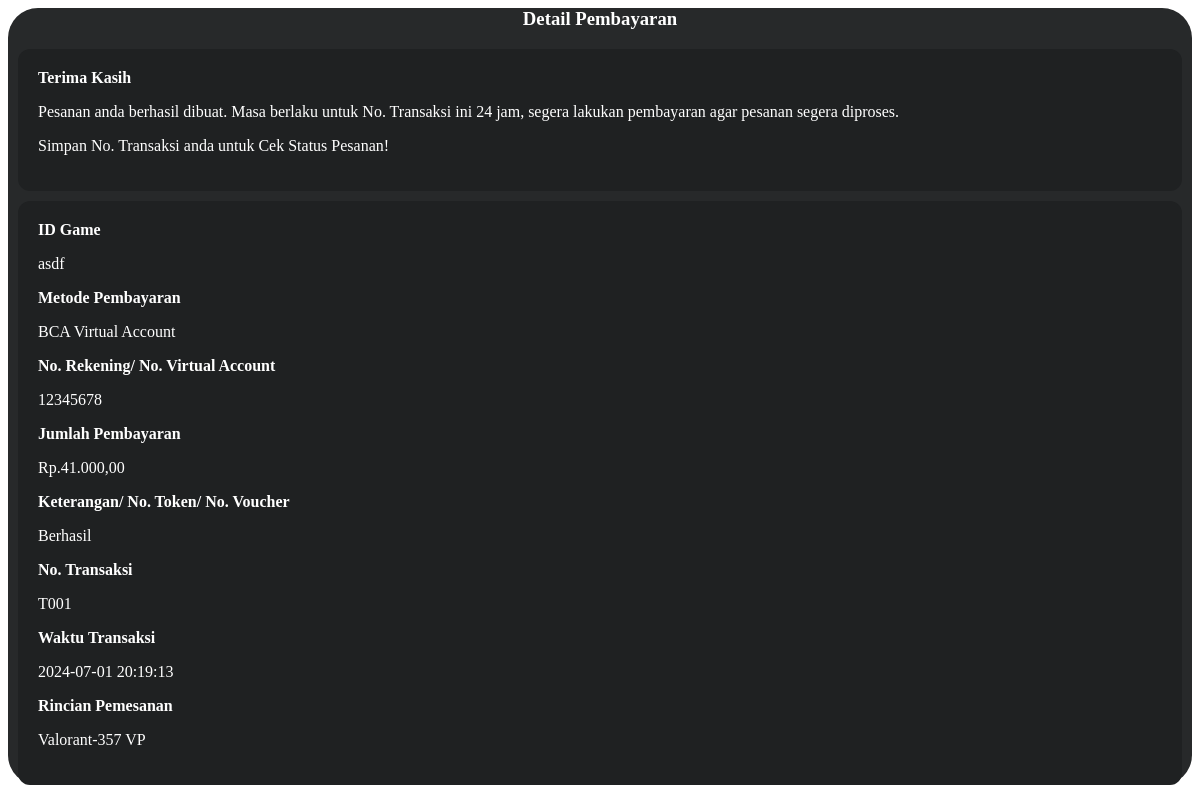
The page /admin/dashboard/nota/index.php?tid=T001 on the database its author committed.
### tables this page shows
CREATE TABLE `transaction` (
  `tid` char(32) NOT NULL,
  `uid` char(4) DEFAULT NULL,
  `IDGame` varchar(40) NOT NULL,
  `pid` char(4) NOT NULL,
  `gid` char(4) NOT NULL,
  `itemid` char(4) NOT NULL,
  `wa number` bigint(16) DEFAULT NULL,
  `created_at` datetime NOT NULL,
  `status` varchar(40) NOT NULL
);

CREATE TABLE `payment` (
  `pid` char(4) NOT NULL,
  `method` varchar(40) NOT NULL,
  `number` int(40) NOT NULL,
  `logo` varchar(256) NOT NULL
);

CREATE TABLE `item` (
  `itemid` char(4) NOT NULL,
  `gid` char(4) NOT NULL,
  `item` varchar(40) NOT NULL,
  `price` int(11) NOT NULL,
  `icon` varchar(40) NOT NULL
);

CREATE TABLE `game` (
  `gid` char(4) NOT NULL,
  `game` varchar(40) NOT NULL,
  `description` varchar(500) NOT NULL,
  `image` varchar(465) NOT NULL
);

### admin/dashboard/nota/index.php (the view, shortened to what this page needs)
<?php
require 'function/conn.php';
?>
<link rel="stylesheet" href="css/nota.css">
<div class="container py-5 containbg my-3">
    <h3><b>Detail Pembayaran</b></h3>
    <div class="nota greetings">
        <b>Terima Kasih</b>
        <p>Pesanan anda berhasil dibuat. Masa berlaku untuk No. Transaksi ini 24 jam, segera lakukan pembayaran agar pesanan segera diproses.</p>
        <p>Simpan No. Transaksi anda untuk Cek Status Pesanan!</p>
    </div>
    <div class="nota detail">
        <div class="row">
            <?php
            $tytid = isset($_GET['tid']) ? $_GET['tid'] : '';
            if (!empty($tytid)) {
                $sql = "SELECT
                 t.tid,
                 t.IDGame,
                 t.created_at,
                 p.method,
                 p.number,
                 i.price,
                 g.game,
                 t.status,
                 i.item
             FROM
                 transaction t
             INNER JOIN
                 payment p ON t.pid = p.pid
             INNER JOIN
                 game g ON t.gid = g.gid
             INNER JOIN
                 item i ON t.itemid = i.itemid
                 WHERE
                t.tid = ?";
                if ($stmt = $conn->prepare($sql)) {
                    $stmt->bind_param("s", $tytid);
                    $stmt->execute();
                    $result = $stmt->get_result();
                    if ($result->num_rows > 0) {
                        $row = $result->fetch_assoc();
            ?>
                        <div class="col">
                            <b>ID Game</b>
                            <p><?= $row['IDGame']; ?></p>
                            <b>Metode Pembayaran</b>
                            <p><?= $row['method']; ?></p>
                            <b>No. Rekening/ No. Virtual Account</b>
                            <p><?= $row['number']; ?></p>
                            <b>Jumlah Pembayaran</b>
                            <p><?= 'Rp.' . number_format($row['price'], 2, ",", "."); ?></p>
                            <b>Keterangan/ No. Token/ No. Voucher</b>
                            <p><?= $row['status']; ?></p>
                        </div>
                        <div class="col">
                            <b>No. Transaksi</b>
                            <p><?= $row['tid']; ?></p>
                            <b>Waktu Transaksi</b>
                            <p><?= $row['created_at']; ?></p>
                            <b>Rincian Pemesanan</b>
                            <p><?= $row['game'] . '-' . $row['item']; ?></p>
                        </div>
            <?php
                    } else {
                        echo "No results found for Transaction ID: $tytid";
                    }
                } else {
                    echo "Failed to prepare statement";
                }
            } else {
                echo "Transaction ID is not provided";
            }
            ?>
        </div>
    </div>
</div>

### css/nota.css (style rules this page uses)
h3 { color: white; text-align: center; }
.containbg { background-color: #27292a; border-radius: 30px; }
.nota { background-color: #1f2122; padding: 20px; margin: 10px; border-radius: 12px; color: white; }

### rows shown on the page
transaction: IDGame "asdf", pid.method "BCA Virtual Account", pid.number "12345678", itemid.price "41.000,00", status "Berhasil", tid "T001", created_at "2024-07-01 20:19:13", gid.game "Valorant", itemid.item "357 VP"
